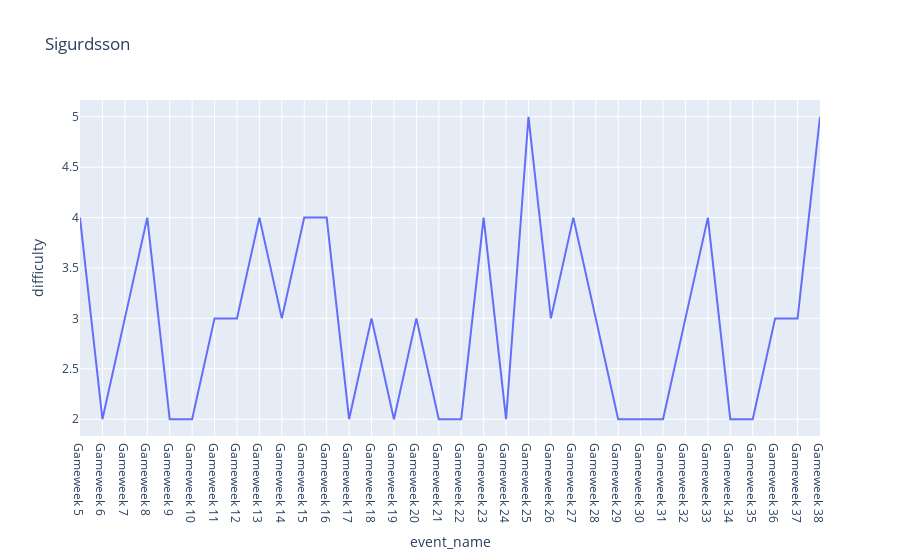

Write notebook code for a chart like this one.
### Code cell
player_future(150)

### Figure 1 — Plotly figure (JSON) as saved in the notebook; plotly's stock layout.template omitted (floating-point values rounded to 4 significant figures)
{"data": [{"customdata": [[11], [16], [14], [13], [8], [10], [4], [5], [9], [1], [15], [12], [19], [20], [2], [9], [14], [10], [13], [8], [11], [16], [5], [4], [18], [6], [3], [17], [1], [2], [19], [15], [20], [12]], "hovertemplate": "event_name=%{x}<br>difficulty=%{y}<br>opponent_team_id=%{customdata[0]}<extra></extra>", "legendgroup": "", "line": {"color": "#636efa", "dash": "solid"}, "mode": "lines", "name": "", "orientation": "v", "showlegend": false, "type": "scatter", "x": ["Gameweek 5", "Gameweek 6", "Gameweek 7", "Gameweek 8", "Gameweek 9", "Gameweek 10", "Gameweek 11", "Gameweek 12", "Gameweek 13", "Gameweek 14", "Gameweek 15", "Gameweek 16", "Gameweek 17", "Gameweek 18", "Gameweek 19", "Gameweek 20", "Gameweek 21", "Gameweek 22", "Gameweek 23", "Gameweek 24", "Gameweek 25", "Gameweek 26", "Gameweek 27", "Gameweek 28", "Gameweek 29", "Gameweek 30", "Gameweek 31", "Gameweek 32", "Gameweek 33", "Gameweek 34", "Gameweek 35", "Gameweek 36", "Gameweek 37", "Gameweek 38"], "xaxis": "x", "y": [4, 2, 3, 4, 2, 2, 3, 3, 4, 3, 4, 4, 2, 3, 2, 3, 2, 2, 4, 2, 5, 3, 4, 3, 2, 2, 2, 3, 4, 2, 2, 3, 3, 5], "yaxis": "y"}], "layout": {"legend": {"tracegroupgap": 0}, "title": {"text": "Sigurdsson"}, "xaxis": {"anchor": "y", "domain": [0, 1], "title": {"text": "event_name"}}, "yaxis": {"anchor": "x", "domain": [0, 1], "title": {"text": "difficulty"}}}}
